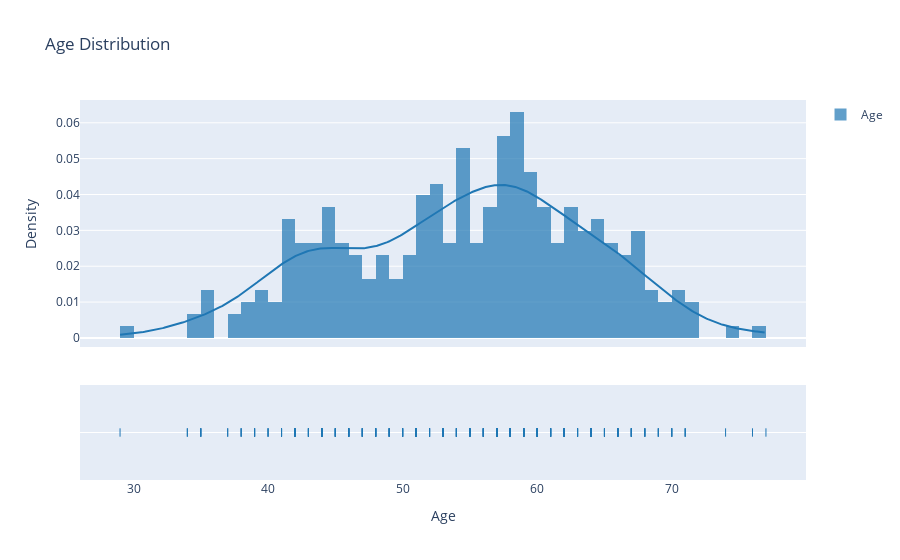

Source (notebook cell):
### Code cell
age = df['age']
hist_data = [age]
group_labels = ['Age']
fig = ff.create_distplot(hist_data, group_labels)
fig.update_layout(title_text='Age Distribution', xaxis_title='Age', yaxis_title='Density')
fig.show()

### Figure 1 — Plotly figure (JSON) as saved in the notebook; plotly's stock layout.template omitted (floating-point values rounded to 4 significant figures; data arrays with more than 128 entries replaced by an {"elided": "..."} marker saying what was removed)
{"data": [{"autobinx": false, "histnorm": "probability density", "legendgroup": "Age", "marker": {"color": "rgb(31, 119, 180)"}, "name": "Age", "opacity": 0.7, "type": "histogram", "x": {"elided": "303 int values"}, "xaxis": "x", "xbins": {"end": 77, "size": 1, "start": 29}, "yaxis": "y"}, {"legendgroup": "Age", "marker": {"color": "rgb(31, 119, 180)"}, "mode": "lines", "name": "Age", "showlegend": false, "type": "scatter", "x": {"elided": "500 float values"}, "xaxis": "x", "y": {"elided": "500 float values"}, "yaxis": "y"}, {"legendgroup": "Age", "marker": {"color": "rgb(31, 119, 180)", "symbol": "line-ns-open"}, "mode": "markers", "name": "Age", "showlegend": false, "type": "scatter", "x": {"elided": "303 int values"}, "xaxis": "x", "y": {"elided": "303 str values"}, "yaxis": "y2"}], "layout": {"barmode": "overlay", "hovermode": "closest", "legend": {"traceorder": "reversed"}, "title": {"text": "Age Distribution"}, "xaxis": {"anchor": "y2", "domain": [0, 1], "title": {"text": "Age"}, "zeroline": false}, "yaxis": {"anchor": "free", "domain": [0.35, 1], "position": 0, "title": {"text": "Density"}}, "yaxis2": {"anchor": "x", "domain": [0, 0.25], "dtick": 1, "showticklabels": false}}}
